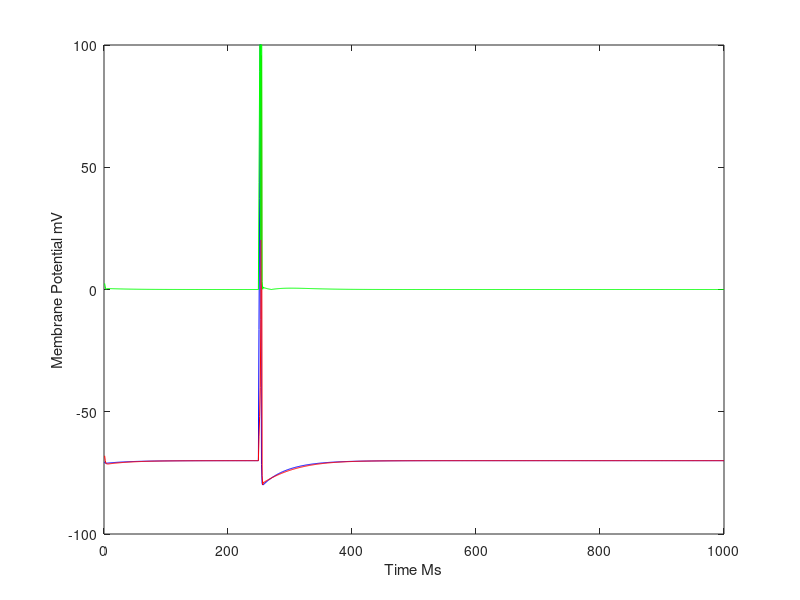

MATLAB code to generate this figure:
close all
clear all
% An implementation of Eugene M. Izhikevich's Simple Model of Spiking
% Neurons 2003 fit into a Linear Hybrid Automota as described in Symbolic Analysis of the Neuron
% Action Potential by Pei Ye∗, Emilia Entcheva†, Scott A. Smolka∗, Radu Grosu

neuron_type = 'rs' %Excititory (rs, ib, ch) Inhibitory (fs, lts, tc, rz) 


switch neuron_type
    case 'rs'
        a = .02; %scale of recovery variable, smaller value, slower recovery
        b = .2; %sensitivity of the recovery variable u to subthreshold fluctuations
        c = -65; %describes resting potential
        d = 8; %afterspike jump
    case 'ib'
        a = .02;
        b = .2; 
        c = -55; 
        d = 4; 
    case 'ch'
        a = .02; 
        b = .2; 
        c = -50; 
        d = 2; 
    case 'fs'
        a = .1; 
        b = .2; 
        c = -65; 
        d = 2; 
    case 'lts'
        a = .02;
        b = .25; 
        c = -65; 
        d = 2; 
    case 'tc'
        a = .02; 
        b = .2; 
        c = -60;
        d = 2; 
    case 'rz'
        a = .1;
        b = .26; 
        c = -65; 
        d = 2; 
end

  
  
v = c ;
u = b*v;

iv = c;
iu = b*v;

resting = 'resting';
stimulated = 'stimulated';
rising = 'rising';
falling = 'falling';

time = 1000;
spikeonset=250
spikeduration=5;

spikeonset1=500
spikeduration1=5;

voltages=zeros(time,1);
Ivoltages = zeros(time,1);
Mode = resting

I=0; %intial input of zero
for t=1:time %simulate for 1 second
   if t==spikeonset % send dc pulse of I=10 
       I=10;
   end
   
   if t==spikeonset+spikeduration;
       I=0;
   end
   iv = iv + ((.04*(iv^2))+(5*iv) +140 -iu + I);
   iu = iu + a*((b*iv) - iu ); 
   Ivoltages(t)= iv;
   if(iv>=30)
       iv=c;
       iu = iu+d;
   end
      mini = min(Ivoltages);
      maxi = max(Ivoltages);
   
    
   q=.01;
  
   adj=77;
      
   switch Mode
       case resting
           if(I==0)
                v = v  -(.9*v) -u -adj;
                u = u + a*((b*v) - u );
           else
               v = v + abs((q*v) -u -adj + I);
               u = u + a*((b*v) - u );
               Mode=stimulated
           end
       case stimulated
               v = v + abs((q*v) -u -adj + I);
               u = u + a*((b*v) - u );
               if((I==0)&(v<30))
                   Mode=resting
               elseif(v>=30)
                   Mode=rising
               end
       case rising
                if (v>=90)
                     v=c;
                     u = u+d;
                     Mode=falling
                end
                v =v+ abs((q*v) -u -adj);
                u = u + a*((b*v) - u );
                
       case falling
            v = (v  -(.9*v) -u)-adj;
            u = u + a*((b*v) - u );
            if(v>=c-10)
                Mode=resting
                
            end
   end

   voltages(t)= v;
   
end

dif = abs(voltages-Ivoltages);
averageError = sum(dif)/time
figure
plot(voltages,'b');
hold on;
plot(Ivoltages,'r');
hold on;
plot(dif,'g');
hold off;
xlabel('Time Ms')
ylabel('Membrane Potential mV')
axis([0 time -100 100])


